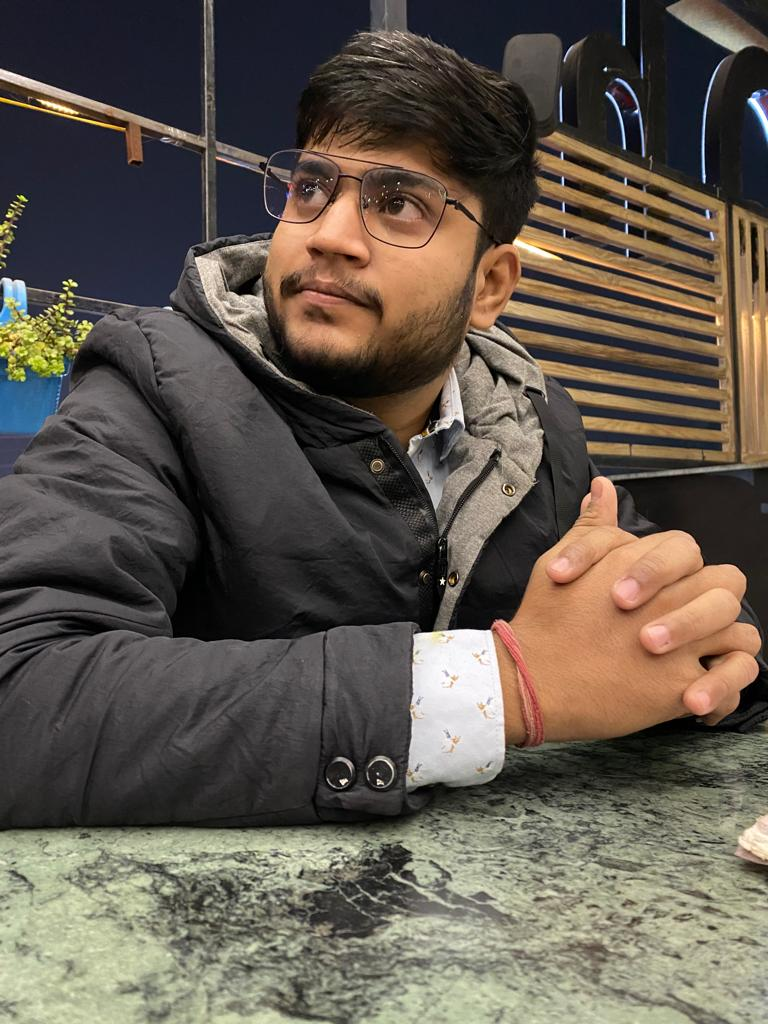
#> input picture images/home-img3.jpg, 768 x 1024 px
$ jupyter execute image_update.ipynb
#> lines starting #> are read from the running program, lines starting #| are printed output that depends on the picture
[cell 1]
from PIL import Image

[cell 2]
img = Image.open('home-img3.jpg')
#> img is the input picture: PIL image 768x1024 RGB; mean R, G, B 97.8, 89, 78.6

[cell 3]
w, h = img.size
#> w = 768; h = 1024

[cell 4]
cropped_img = img.crop(box=(0, 0, w, h-180))
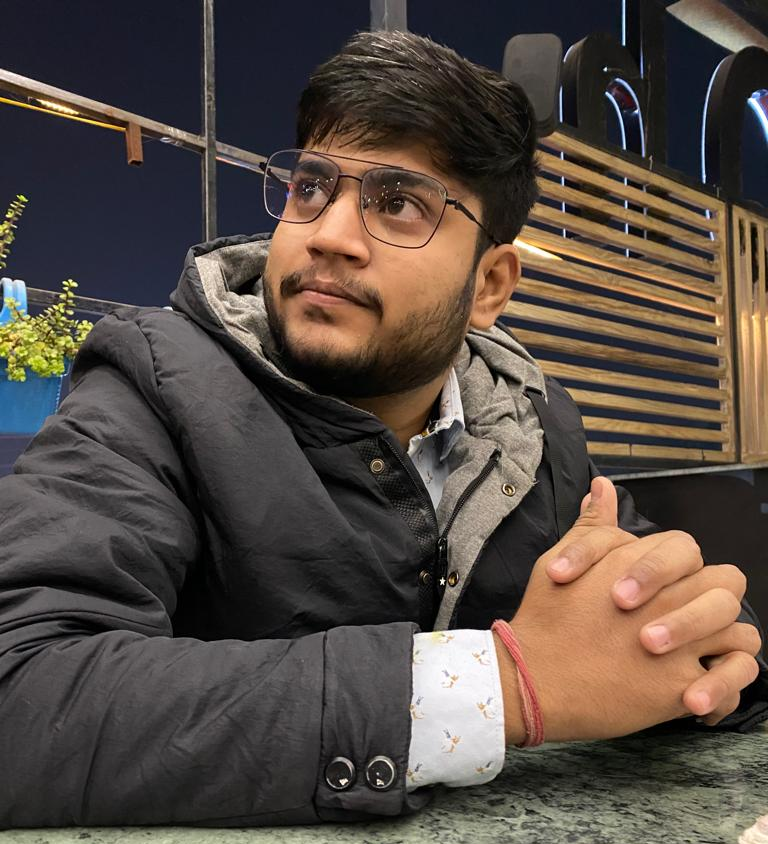
#> cropped_img: PIL image 768x844 RGB; mean R, G, B 85.6, 74.5, 66.7
cropped_img


$ run again, with images/home-img2.jpg copied over images/home-img3.jpg
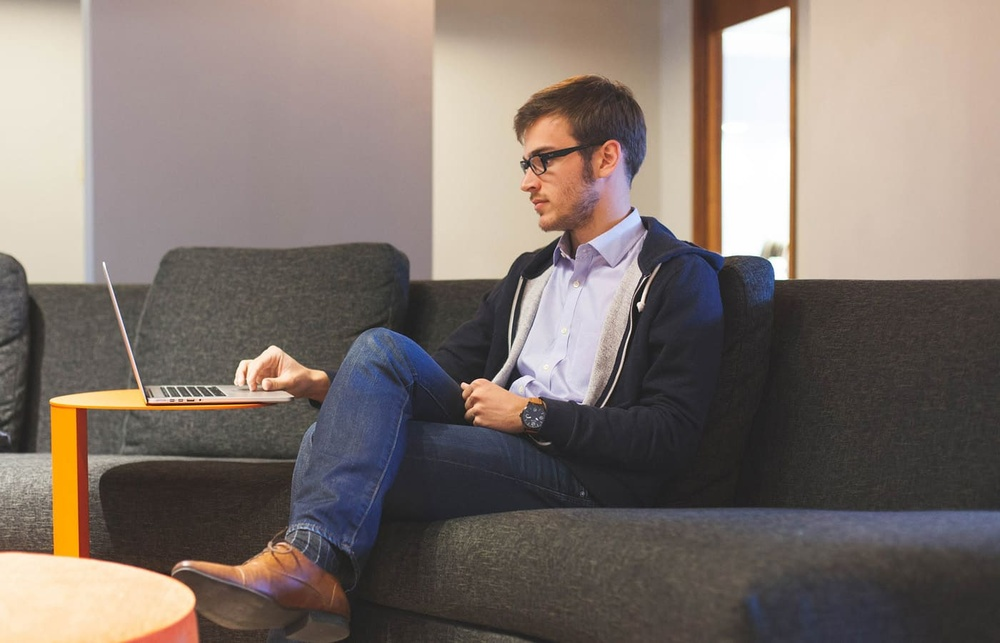
#> input picture images/home-img2.jpg, 1000 x 643 px, shrunk from 1400 x 900 before the run
#> img is the input picture: PIL image 1000x643 RGB; mean R, G, B 128.2, 116.5, 110.1
#> `cropped_img = img.crop(box=(0, 0, w, h-180))`:
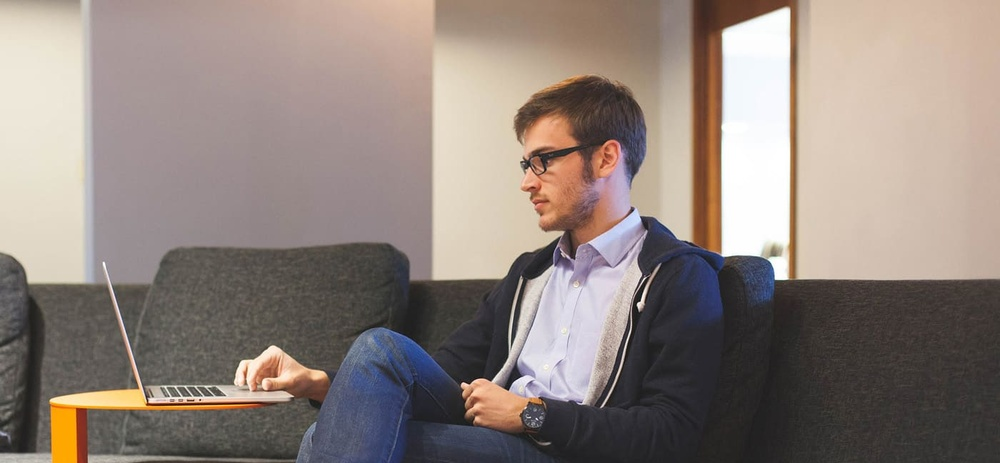
#> cropped_img: PIL image 1000x463 RGB; mean R, G, B 143.7, 131.3, 124.6

$ run again, with images/about-img.jpg copied over images/home-img3.jpg
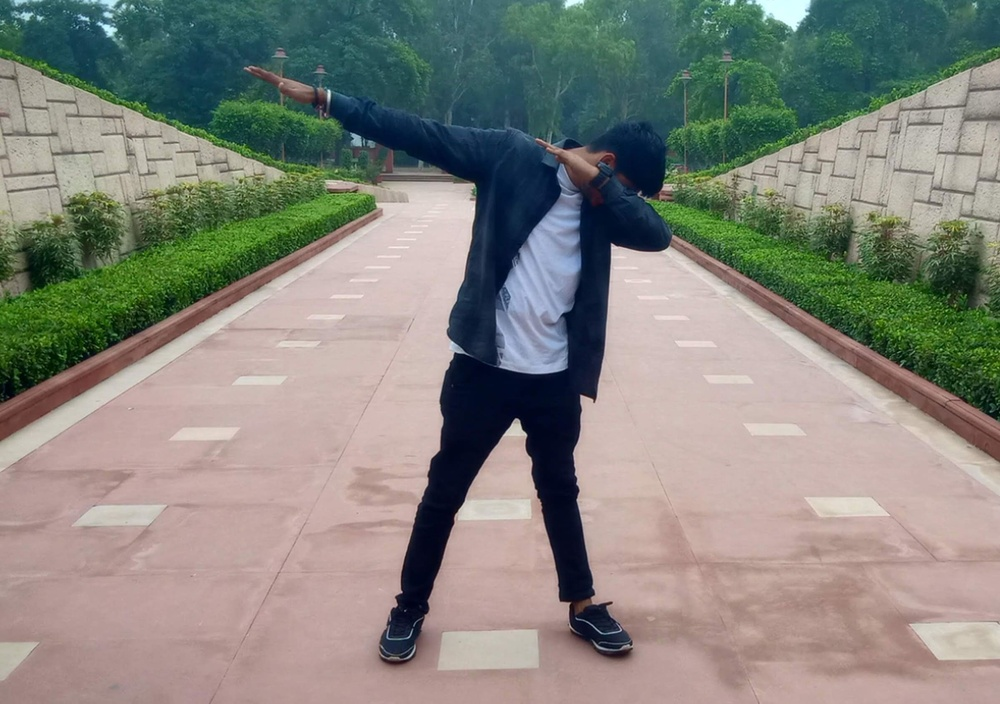
#> input picture images/about-img.jpg, 1000 x 704 px, shrunk from 2397 x 1687 before the run
#> img is the input picture: PIL image 1000x704 RGB; mean R, G, B 133.4, 133.1, 125
#> `cropped_img = img.crop(box=(0, 0, w, h-180))`:
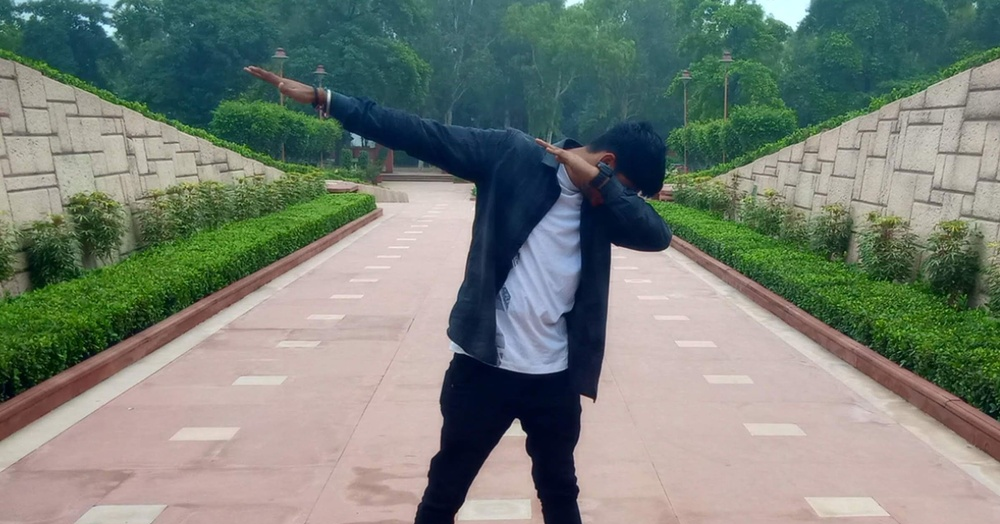
#> cropped_img: PIL image 1000x524 RGB; mean R, G, B 119.1, 127.5, 118
